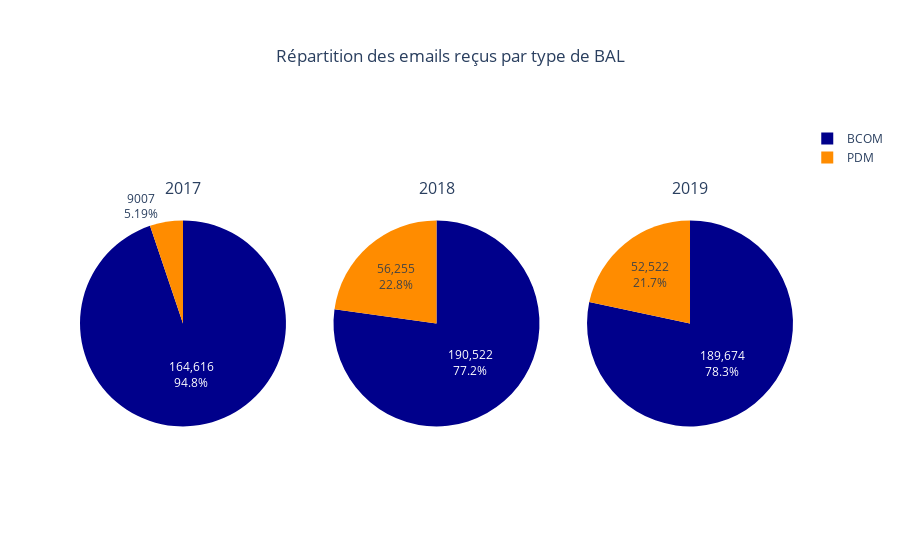

Notebook code for this chart:
### Code cell
df = df_mois_typ_BAL.groupby(['année', 'type_BAL']).aggregate({'nb_emails_reçus': sum})
df.reset_index(inplace=True)
colors = ['darkblue', 'darkorange']
fig = make_subplots(rows=1, cols=3, specs=[[{'type':'domain'}, {'type':'domain'}, {'type':'domain'}]])
for i, year in enumerate(years):
    df_plot = df[df.année == year][['type_BAL', 'nb_emails_reçus']]
    fig.add_trace(go.Pie(labels=df_plot['type_BAL'], values=df_plot['nb_emails_reçus'], name=str(year),
                         title={'text': str(year)+'<br> ', 'font': {'size': 16}, 'position': "top center"}), 1, i+1)
fig.update_traces(textinfo='value+percent',  marker=dict(colors=colors))
fig.update_layout(title_text="Répartition des emails reçus par type de BAL", title_x=0.5)
fig.show()

### Figure 1 — Plotly figure (JSON) as saved in the notebook; plotly's stock layout.template omitted (floating-point values rounded to 4 significant figures)
{"data": [{"domain": {"x": [0, 0.2889], "y": [0, 1]}, "labels": ["BCOM", "PDM"], "marker": {"colors": ["darkblue", "darkorange"]}, "name": "2017", "textinfo": "value+percent", "title": {"font": {"size": 16}, "position": "top center", "text": "2017<br> "}, "type": "pie", "values": [164616, 9007]}, {"domain": {"x": [0.3556, 0.6444], "y": [0, 1]}, "labels": ["BCOM", "PDM"], "marker": {"colors": ["darkblue", "darkorange"]}, "name": "2018", "textinfo": "value+percent", "title": {"font": {"size": 16}, "position": "top center", "text": "2018<br> "}, "type": "pie", "values": [190522, 56255]}, {"domain": {"x": [0.7111, 1], "y": [0, 1]}, "labels": ["BCOM", "PDM"], "marker": {"colors": ["darkblue", "darkorange"]}, "name": "2019", "textinfo": "value+percent", "title": {"font": {"size": 16}, "position": "top center", "text": "2019<br> "}, "type": "pie", "values": [189674, 52522]}], "layout": {"title": {"text": "Répartition des emails reçus par type de BAL", "x": 0.5}}}
